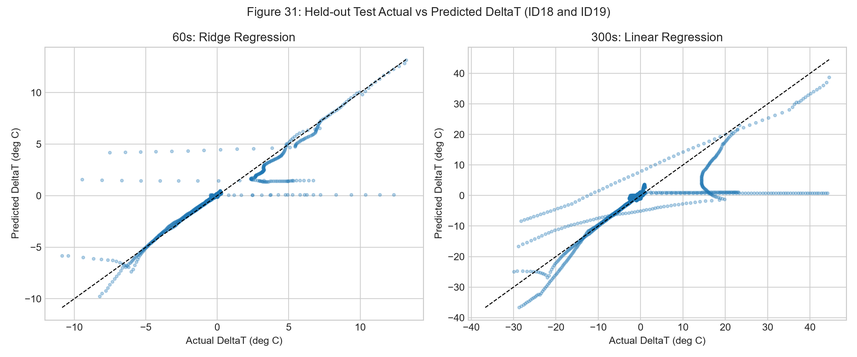
#> input picture results/freetwinev/figures/31_phase6_actual_vs_predicted_deltaT.png, 857 x 357 px, shrunk from 2640 x 1100 before the run
$ jupyter execute --allow-errors 12_phase6_final_evaluation.ipynb
#> lines starting #> are read from the running program, lines starting #| are printed output that depends on the picture
# Phase 6: Final Held-Out Test Evaluation

This notebook loads the persisted frozen Phase 6 evaluation. It does not rerun training, tune models, or alter the selected specifications.

## Frozen model selection

The selection rule was lowest validation MAE, then lowest validation RMSE, then highest validation R2. The frozen selections are Extended Ridge(alpha=1.0) at 60s and Extended Linear Regression at 300s. Test results were not available during selection.

[cell 1]
from pathlib import Path
import json
import pandas as pd
import matplotlib.pyplot as plt
project_root = Path.cwd().parent if Path.cwd().name == 'notebooks' else Path.cwd()
results_dir = project_root / 'results' / 'freetwinev'
figures_dir = results_dir / 'figures'
#> (the rest of this cell did not finish here and is left out)

## Pooled held-out test metrics

These metrics are computed over ID18 and ID19 only. Absolute-temperature metrics use T_future_pred = T_cell_max + predicted_DeltaT.

#> (a cell that did not finish here is left out)

## Per-run held-out metrics

ID18 and ID19 are shown separately so regime-specific differences are visible rather than hidden by pooled metrics.

#> (a cell that did not finish here is left out)

## Validation versus test comparison

This is a generalization comparison only. It is not used to revise the frozen model selection.

[cell 4]
validation = pd.DataFrame([
    {'Horizon': '60s', 'Model': 'Ridge Regression', 'Val_MAE': 0.1598, 'Val_RMSE': 0.7228, 'Val_R2': 0.7890},
    {'Horizon': '300s', 'Model': 'Linear Regression', 'Val_MAE': 2.2582, 'Val_RMSE': 4.5396, 'Val_R2': 0.5027},
])
#> (the rest of this cell did not finish here and is left out)

## Diagnostic figures

The runner generated five held-out test figures: actual versus predicted DeltaT, residual distributions, residuals versus target, absolute-temperature tracking, and per-run MAE.

[cell 5]
figure_names = [
    '31_phase6_actual_vs_predicted_deltaT.png',
    '32_phase6_residual_distributions.png',
    '33_phase6_residuals_vs_target.png',
    '34_phase6_absolute_temperature_tracking.png',
    '35_phase6_per_run_mae.png',
]
fig, axes = plt.subplots(2, 3, figsize=(18, 10))
for ax, name in zip(axes.flat, figure_names):
    ax.imshow(plt.imread(figures_dir / name))
    ax.set_title(name)
    ax.axis('off')
axes.flat[-1].axis('off')
plt.tight_layout()
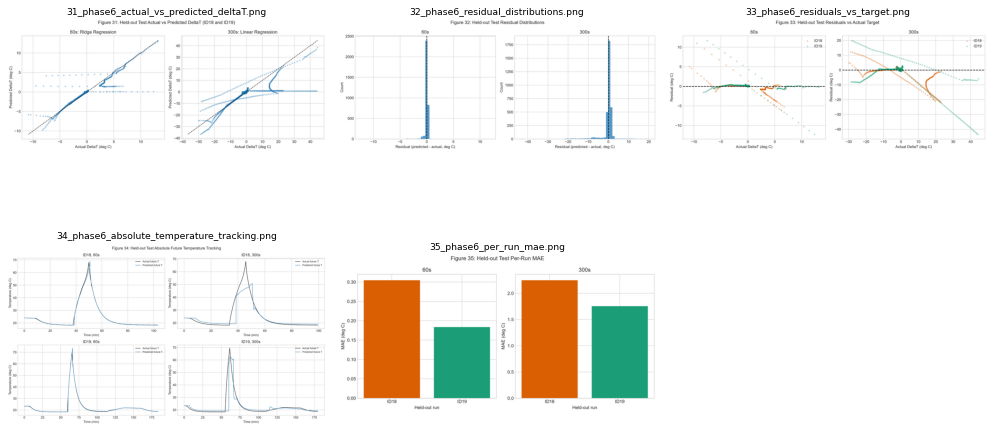
#> figure drawn by matplotlib, 5 panels
